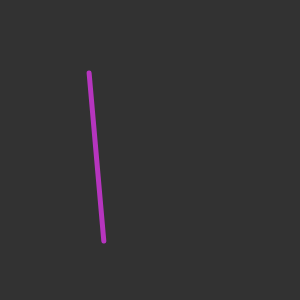
Frame 1 (no input)
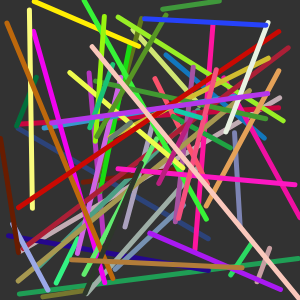
Frame 60 (no input)
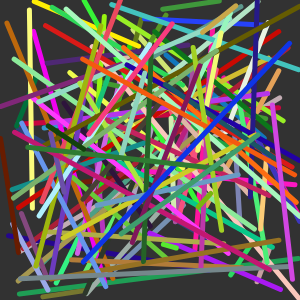
Frame 120 (the mouse pressed at the canvas centre since frame 60)

The p5.js sketch that drew these frames (run headless with seeded random() and noise() and a simulated clock; from frame 60 on, the mouse is pressed at the canvas centre):

// p5.js sketch
// ── sketch.js
function setup() {
  createCanvas(300, 300);
  strokeWeight(5);
  background(50);
}

function draw() {
  stroke(random(255), random(255), random(255));
  line(random(width), random(height), random(width), random(height));
}
